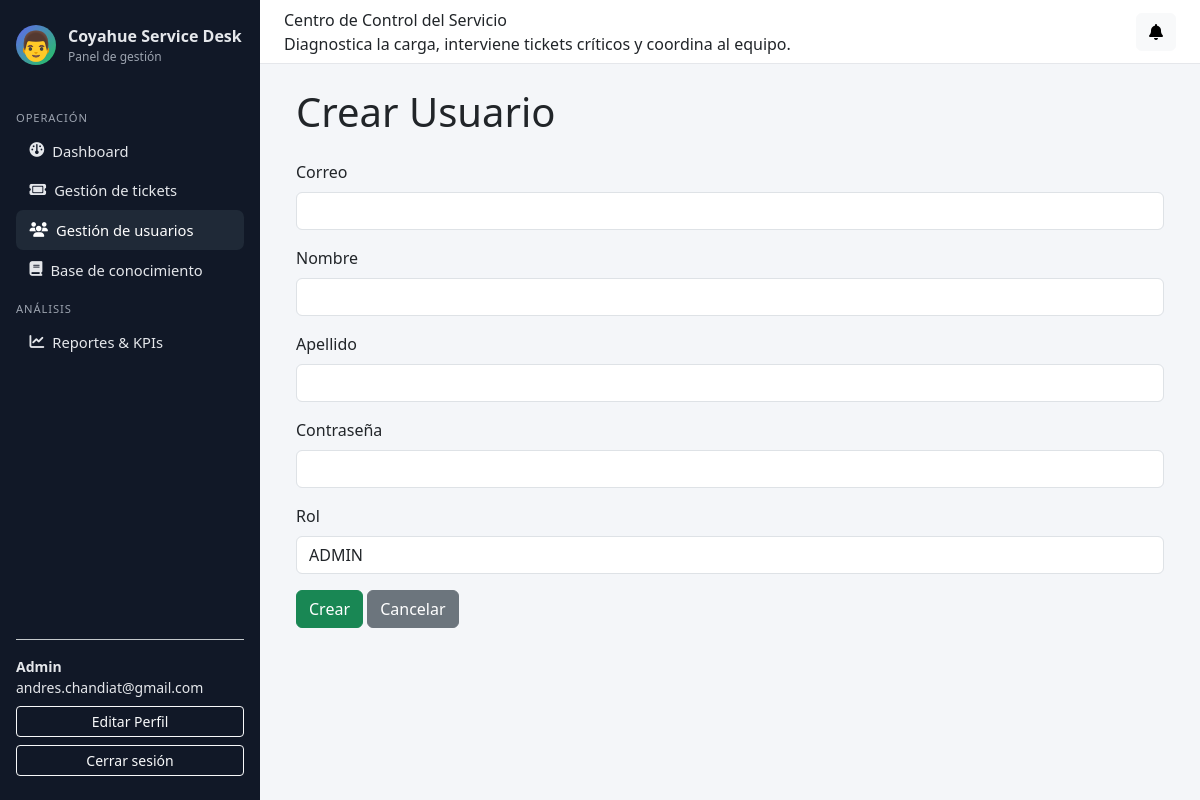
The page /panel/usuarios/crear/ (signed in) on the database its author committed.
### accounts/models.py (models this page shows, shortened)
class Usuario(AbstractUser):
    username = None
    email = models.EmailField("email address", unique=True)
    rol = models.ForeignKey(
        Rol,
        on_delete=models.PROTECT,
        related_name="usuarios",
        null=True,
        blank=True,
    )
    telefono = models.CharField(max_length=30, blank=True)
    departamento = models.CharField(max_length=100, blank=True)
    activo = models.BooleanField(default=True)
    AVATAR_CHOICES = [
        ('👤', '👤 Persona'),
        ('👨', '👨 Hombre'),
        ('👩', '👩 Mujer'),
        ('🧑', '🧑 Persona neutra'),
        ('👔', '👔 Profesional'),
        ('💼', '💼 Ejecutivo'),
        ('🎓', '🎓 Estudiante'),
        ('⚙️', '⚙️ Técnico'),
    ]
    avatar = models.CharField(
        max_length=10,
        choices=AVATAR_CHOICES,
        default='👤',
        help_text="Ícono de perfil personalizado"
    )
    fecha_creacion = models.DateTimeField(auto_now_add=True)
    fecha_actualizacion = models.DateTimeField(auto_now=True)
    USERNAME_FIELD = "email"
    REQUIRED_FIELDS: list[str] = []  # no pedimos username, solo email + password
    objects = UsuarioManager()

class Rol(models.Model):
    nombre_rol = models.CharField(max_length=50, unique=True)
    descripcion = models.TextField(blank=True)
    permisos = models.JSONField(default=dict, blank=True)
    fecha_creacion = models.DateTimeField(auto_now_add=True)

### accounts/views.py (the view, shortened to what this page needs)
# urls.py: path("panel/usuarios/crear/", usuarios_crear, name="usuarios_crear"),
@login_required
def usuarios_crear(request):
    if not require_role(request.user, "ADMIN"):
        return HttpResponseForbidden("No tienes permiso para ver esta sección.")
    roles = Rol.objects.all()
    return render(request, "admin/usuarios_crear.html", {"roles": roles})

### accounts/views.py (called while the page is built)
def require_role(user, rol_nombre: str) -> bool:
    return (
        user.is_authenticated
        and hasattr(user, "rol")
        and user.rol
        and user.rol.nombre_rol.upper() == rol_nombre.upper()
    )

### notifications/context_processors.py (called while the page is built)
def notificaciones_context(request):
    if not request.user.is_authenticated:
        return {}
    qs = Notificacion.objects.filter(
        usuario_destino=request.user,
        leida=False
    ).order_by("-fecha_envio")
    return {
        "notificaciones_no_leidas": qs,
        "total_notificaciones_no_leidas": qs.count(),
    }

### templates/admin/usuarios_crear.html (shortened to what this page needs)
{% extends "base_admin.html" %}
{% block content %}
<div class="container">
    <h1 class="mb-4">Crear Usuario</h1>
    <form method="POST">
        <div class="mb-3">
            <label class="form-label">Correo</label>
            <input type="email" class="form-control" name="email" required>
        </div>
        <div class="mb-3">
            <label class="form-label">Nombre</label>
            <input type="text" class="form-control" name="first_name">
        </div>
        <div class="mb-3">
            <label class="form-label">Apellido</label>
            <input type="text" class="form-control" name="last_name">
        </div>
        <div class="mb-3">
            <label class="form-label">Contraseña</label>
            <input type="password" class="form-control" name="password" required>
        </div>
        <div class="mb-3">
            <label class="form-label">Rol</label>
            <select name="rol" class="form-control">
                {% for r in roles %}
                <option value="{{ r.id }}">{{ r.nombre_rol }}</option>
                {% endfor %}
            </select>
        </div>
        <button type="submit" class="btn btn-success">Crear</button>
        <a href="{% url 'usuarios_listar' %}" class="btn btn-secondary">Cancelar</a>
    </form>
</div>
{% endblock %}

### templates/base_admin.html (shortened to what this page needs)
{% load static %}
<!DOCTYPE html>
<html lang="es">
<head>
    <link href="https://cdn.jsdelivr.net/npm/bootstrap@5.3.2/dist/css/bootstrap.min.css" rel="stylesheet"/>
    <link rel="stylesheet"
        href="https://cdnjs.cloudflare.com/ajax/libs/font-awesome/6.5.0/css/all.min.css"
/>
</head>
<body>
<div class="layout-wrapper">
    <aside class="sidebar">
        <div class="sidebar-brand">
            <div class="sidebar-brand-icon" style="font-size: 1.8rem;">{{ user.avatar }}</div>
            <div>
                <div class="fw-semibold">Coyahue Service Desk</div>
                <div style="font-size: 0.75rem; color: #9ca3af;">Panel de gestión</div>
            </div>
        </div>
        <nav class="sidebar-nav">
            <div class="sidebar-section-title">Operación</div>
            {% if request.user.is_authenticated and request.user.rol %}
                {% if request.user.rol.nombre_rol|upper == "ADMIN" %}
                    <a href="{% url 'dashboard_admin' %}" class="{% if request.resolver_match.url_name == 'dashboard_admin' %}active-link{% endif %}">
                        <i class="fa-solid fa-gauge"></i> <span>Dashboard</span>
                    </a>
                    <a href="{% url 'tickets_listar' %}" class="{% if request.resolver_match.url_name == 'tickets_listar' %}active-link{% endif %}">
                        <i class="fa-solid fa-ticket"></i> <span>Gestión de tickets</span>
                    </a>
                    <a href="{% url 'usuarios_listar' %}" class="{% if request.resolver_match.url_name in 'usuarios_listar usuarios_crear usuarios_editar usuarios_eliminar' %}active-link{% endif %}">
                        <i class="fa-solid fa-users"></i> <span>Gestión de usuarios</span>
                    </a>
                    <a href="{% url 'faq_admin_listar' %}" class="{% if 'faq_admin' in request.resolver_match.url_name %}active-link{% endif %}">
                        <i class="fa-solid fa-book"></i> <span>Base de conocimiento</span>
                    </a>
                    <div class="sidebar-section-title">Análisis</div>
                    <a href="{% url 'reportes_dashboard' %}" class="{% if request.resolver_match.url_name == 'reportes_dashboard' %}active-link{% endif %}">
                        <i class="fa-solid fa-chart-line"></i> <span>Reportes & KPIs</span>
                    </a>
                {% endif %}
            {% endif %}
        </nav>
        <div class="mt-auto pt-3 border-top border-secondary-subtle small">
            {% if request.user.is_authenticated %}
                <div class="fw-semibold">
                    {% if request.user.rol %}
                        {{ request.user.rol.nombre_rol|title }}
                    {% else %} Usuario {% endif %}
                </div>
                <div class="text-truncate">{{ request.user.email }}</div>
                <a href="{% url 'editar_perfil' %}" class="btn btn-outline-light btn-sm w-100 mt-2">
                     Editar Perfil
                </a>
                <form method="post" action="{% url 'logout' %}" class="mt-2">
                    <button class="btn btn-outline-light btn-sm w-100" type="submit">Cerrar sesión</button>
                </form>
            {% endif %}
        </div>
    </aside>
    <div class="main-area">
        <header class="topbar">
            <div>
                <div class="topbar-title">Centro de Control del Servicio</div>
                <div class="topbar-subtitle">Diagnostica la carga, interviene tickets críticos y coordina al equipo.</div>
            </div>
            <div class="d-flex align-items-center gap-3">
                <div class="dropdown">
                    <button class="btn btn-light position-relative" data-bs-toggle="dropdown">
                        <i class="fa-solid fa-bell"></i>
                    </button>
                </div>
            </div>
        </header>
        <main class="content">
            {% block content %}{% endblock %}
        </main>
    </div>
</div>
</body>
</html>

### templates/base_admin.html (style rules this page uses)
body { font-family: system-ui, -apple-system, BlinkMacSystemFont, "Segoe UI", sans-serif; background-color: #f4f6f9; }
.layout-wrapper { min-height: 100vh; display: flex; flex-direction: row; }
.sidebar { width: 260px; background: #111827; color: #e5e7eb; padding: 1.5rem 1rem; display: flex; flex-direction: column; gap: 1rem; }
.sidebar-brand { display: flex; align-items: center; gap: 0.75rem; margin-bottom: 1rem; }
.sidebar-brand-icon { width: 40px; height: 40px; border-radius: 999px; background: linear-gradient(135deg, #6366f1, #22c55e); display: flex; align-items: center; justify-content: center; color: #fff; font-weight: 700; }
.sidebar-nav a { display: flex; align-items: center; gap: 0.5rem; padding: 0.55rem 0.85rem; border-radius: 0.45rem; color: #e5e7eb; text-decoration: none; font-size: 0.92rem; }
.sidebar-nav a:hover, .sidebar-nav a.active-link { background: #1f2937; color: #ffffff; }
.sidebar-section-title { text-transform: uppercase; font-size: 0.7rem; letter-spacing: 0.08em; color: #9ca3af; margin-top: 0.75rem; margin-bottom: 0.25rem; }
.main-area { flex: 1; display: flex; flex-direction: column; }
.topbar { height: 64px; background: #ffffff; border-bottom: 1px solid #e5e7eb; display: flex; align-items: center; justify-content: space-between; padding: 0 1.5rem; }
.content { padding: 1.5rem; }

### rows shown on the page
Usuario: avatar "👨", user.rol.nombre_rol "Admin", user.email "andres.chandiat@gmail.com"

### other values the page prints
form field rol "ADMIN"
